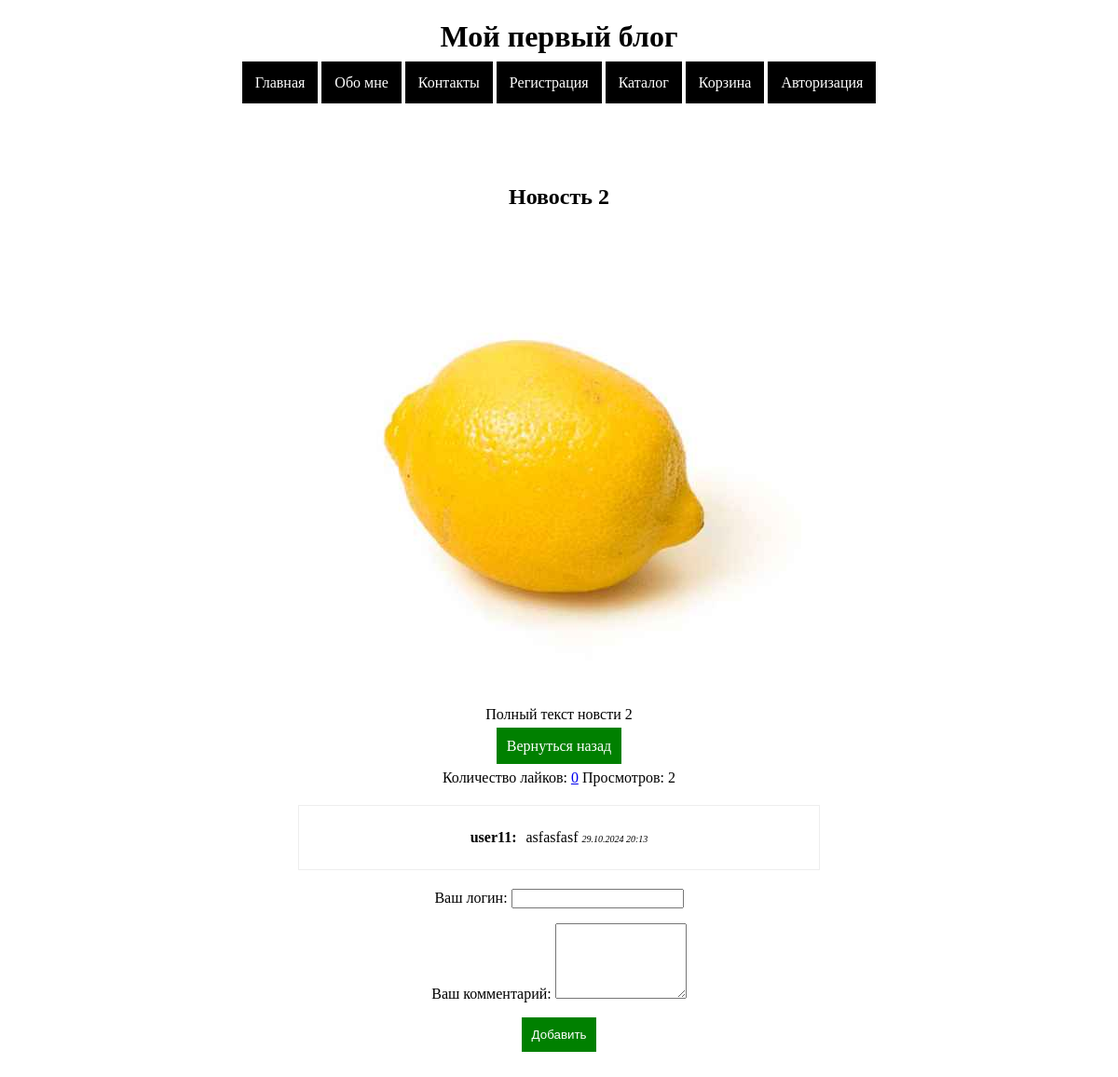
Page /view/2 on the committed database.
### app/models.py (models this page shows, shortened)
class Blog(models.Model):
    title = models.CharField(max_length=200)
    image = models.ImageField(upload_to='blogs')
    description = models.TextField()
    full_text = models.TextField()
    user = models.ForeignKey(User, on_delete=models.CASCADE, default=None)
    date = models.DateTimeField(auto_now=True)
    view = models.IntegerField(default=0)

class Comment(models.Model):
    comment = models.TextField()
    datetime = models.DateTimeField(auto_now=True)
    user = models.ForeignKey(User, on_delete=models.CASCADE)
    blog = models.ForeignKey(Blog, on_delete=models.CASCADE)

class User(models.Model):
    login = models.CharField(max_length=200)
    email = models.CharField(max_length=200)
    password = models.CharField(max_length=200)
    balance = models.IntegerField(default=0)

### app/views.py (the view, shortened to what this page needs)
# urls.py: path('view/<int:id>', view_new),
def view_new(request, id):
    blog_object = Blog.objects.filter(id=id).first()
    blog_object.view += 1
    blog_object.save()
    like_count = 0
    if Like.objects.filter(blog=blog_object).exists():
        like_count = Like.objects.filter(blog=blog_object).first().view
    comments = Comment.objects.filter(blog=blog_object)
    new = Blog.objects.filter(id=id).first()
    return render(request, 'view_new.html', {'new': new, 'comments': comments, 'like_count': like_count})

### app/templates/view_new.html (shortened to what this page needs)
{% extends 'base.html' %}
{% block content %}
<div class="content">
    <h2>{{new.title}}</h2>
    <p>
        <img src="/media/{{new.image}}" alt="">
    </p>
    <p>
        {{new.full_text|safe}}
    </p>
    <p>
        <a href="/" class="btn">Вернуться назад</a>
    </p>
    <p>
        Количество лайков: <a href="/add_like/{{new.id}}">{{like_count}}</a>
        Просмотров: {{new.view}}
    </p>
    <div class="comment_blog">
        {% for comment in comments %}
        <div class="comment_blog_item">
            <div>{{comment.user.login}}: </div>
            <div>{{comment.comment}}
                <span>{{comment.datetime|date:"d.m.Y H:i"}}</span>
            </div>
        </div>
        {% endfor %}
    </div>
    <form method="post">
        <p>
            <label>Ваш логин:</label>
            <input type="text" name="login" value="{{request.session.user}}" readonly>
        </p>
        <p>
             <label>Ваш комментарий:</label>
            <textarea rows="5" cols="15" name="comment"></textarea>
        </p>
        <p>
            <button type="submit" class="btn">Добавить</button>
        </p>
    </form>
</div>
{% endblock %}

### app/static/app.css (style rules this page uses)
.btn { background: green; color: white; padding: 10px; border: none; cursor: pointer; border: 1px solid green; text-decoration: none }
.content { width: 600px; margin: 100px auto; text-align: center }
.comment_blog { border: 1px solid #eee; margin: 20px; padding: 20px }
.comment_blog_item { display: flex; justify-content: center; }
.comment_blog_item div { padding: 5px }
.comment_blog_item div:first-child { font-weight: bolder; }
.comment_blog_item span { font-size: 10px; font-style: italic }

### rows in the picture
Blog: title "Новость 2", image (picture), full_text "Полный текст новсти 2", view "2"
Comment: user.login "user11", comment "asfasfasf", datetime "29.10.2024 20:13"

### other values in the picture
{{ like_count }} "0"
